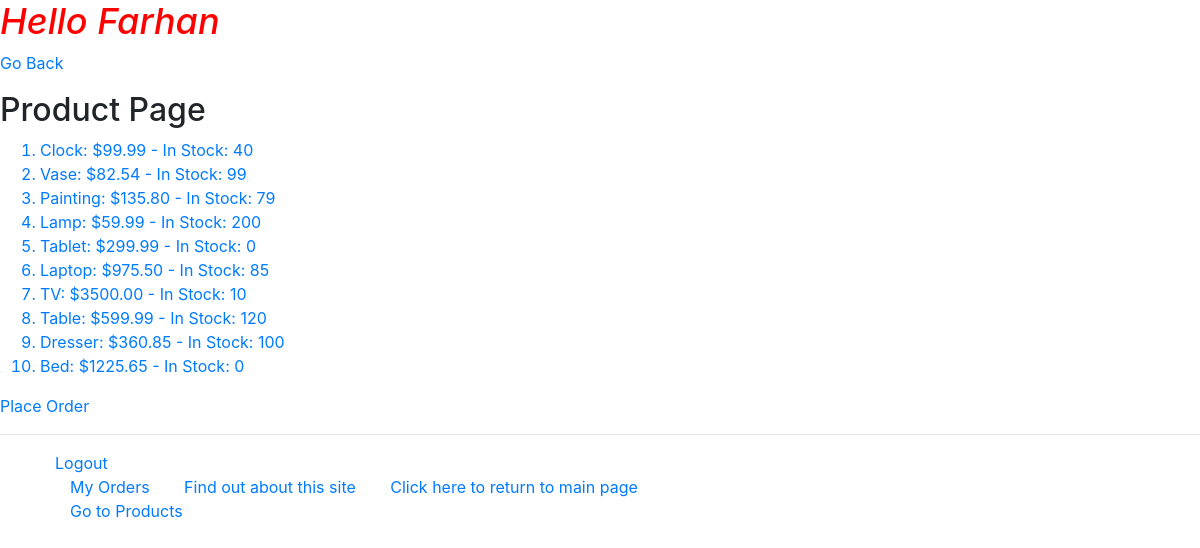
Screenshot of /myapp/products/ (signed in) with the database file from the repository.
### myapp/models.py (models this page shows, shortened)
class Product(models.Model):
    category = models.ForeignKey(Category, related_name='products', on_delete=models.CASCADE)
    name = models.CharField(max_length=200)
    price = models.DecimalField(max_digits=10, decimal_places=2)
    stock = models.PositiveIntegerField(default=100)
    available = models.BooleanField(default=True)
    description = models.TextField(blank=True)
    interested = models.PositiveIntegerField(default=0)

### myapp/views.py (the view)
# urls.py: path(r'products/', views.products, name='products'),
def products(request):
    prodlist = Product.objects.all().order_by('id')[:10]
    return render(request, 'myapp/products.html', {'prodlist': prodlist})

### myapp/templates/myapp/products.html (shortened to what this page needs)
{% extends 'myapp/base.html' %}
{% block myhdg %}Hello Farhan {% endblock %}
{% block body_block %}<p><a href="{% url 'myapp:index' %}">Go Back</a></p>
    <h2>Product Page</h2>
    {% if prodlist %}
        <ol>
            {% for product in prodlist %}
                <a href="{% url 'myapp:product_detail' product.id %}"><li>{{ product.name }}: ${{ product.price }} - In Stock: {{ product.stock }}</li></a>
            {% endfor %}
        </ol>
    {% else %}
        <strong>There are no available products!</strong>
    {% endif %}
    <p><a href="{% url 'myapp:placeorder' %}">Place Order</a></p>
{% endblock %}

### rows the page displays
Product: name "Clock", price "99.99", stock "40"
Product: name "Vase", price "82.54", stock "99"
Product: name "Painting", price "135.80", stock "79"
Product: name "Lamp", price "59.99", stock "200"
Product: name "Tablet", price "299.99", stock "0"
Product: name "Laptop", price "975.50", stock "85"
Product: name "TV", price "3500.00", stock "10"
Product: name "Table", price "599.99", stock "120"
Product: name "Dresser", price "360.85", stock "100"
Product: name "Bed", price "1225.65", stock "0"
